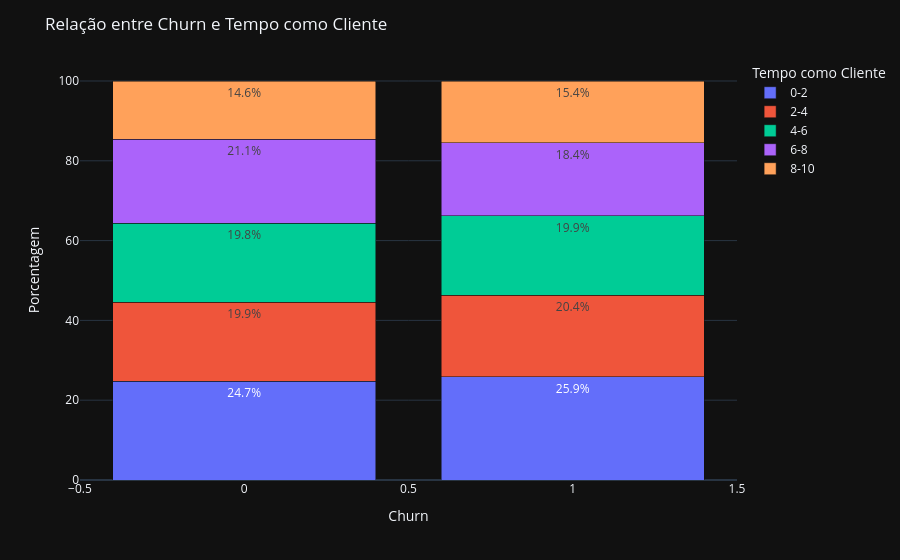

The notebook cell this image was saved under:
### Code cell
bins = list(range(0, int(df['Tenure'].max()) + 2, 2))
labels = [f'{i}-{i + 2}' for i in bins[:-1]]
df['Tenure_Bins'] = pd.cut(df['Tenure'], bins=bins, labels=labels, include_lowest=True)

df_grouped = df.groupby(['Exited', 'Tenure_Bins']).size().reset_index(name='count')
sexo_por_churn = df_grouped.groupby('Exited')['count'].transform('sum')
df_grouped['percent'] = (df_grouped['count'] / sexo_por_churn) * 100

# Cria gráfico de barras empilhadas
fig = px.bar(df_grouped, x='Exited', y='percent',
             color='Tenure_Bins',
             barmode='stack',
             text=df_grouped['percent'].map(lambda v: f'{v:.1f}%'),
             labels={'Exited': 'Churn', 'percent': 'Porcentagem', 'Tenure_Bins': 'Tempo como Cliente'})

fig.update_layout(title='Relação entre Churn e Tempo como Cliente',
                  yaxis_title='Porcentagem',
                  legend_title='Tempo como Cliente')
fig.show()

### Figure 1 — Plotly figure (JSON) as saved in the notebook; plotly's stock layout.template omitted (floating-point values rounded to 4 significant figures)
{"data": [{"hovertemplate": "Tempo como Cliente=0-2<br>Churn=%{x}<br>Porcentagem=%{y}<br>text=%{text}<extra></extra>", "legendgroup": "0-2", "marker": {"color": "#636efa", "pattern": {"shape": ""}}, "name": "0-2", "orientation": "v", "showlegend": true, "text": ["24.7%", "25.9%"], "textposition": "auto", "x": [0, 1], "xaxis": "x", "y": [24.71, 25.92], "yaxis": "y", "type": "bar"}, {"hovertemplate": "Tempo como Cliente=2-4<br>Churn=%{x}<br>Porcentagem=%{y}<br>text=%{text}<extra></extra>", "legendgroup": "2-4", "marker": {"color": "#EF553B", "pattern": {"shape": ""}}, "name": "2-4", "orientation": "v", "showlegend": true, "text": ["19.9%", "20.4%"], "textposition": "auto", "x": [0, 1], "xaxis": "x", "y": [19.87, 20.42], "yaxis": "y", "type": "bar"}, {"hovertemplate": "Tempo como Cliente=4-6<br>Churn=%{x}<br>Porcentagem=%{y}<br>text=%{text}<extra></extra>", "legendgroup": "4-6", "marker": {"color": "#00cc96", "pattern": {"shape": ""}}, "name": "4-6", "orientation": "v", "showlegend": true, "text": ["19.8%", "19.9%"], "textposition": "auto", "x": [0, 1], "xaxis": "x", "y": [19.77, 19.88], "yaxis": "y", "type": "bar"}, {"hovertemplate": "Tempo como Cliente=6-8<br>Churn=%{x}<br>Porcentagem=%{y}<br>text=%{text}<extra></extra>", "legendgroup": "6-8", "marker": {"color": "#ab63fa", "pattern": {"shape": ""}}, "name": "6-8", "orientation": "v", "showlegend": true, "text": ["21.1%", "18.4%"], "textposition": "auto", "x": [0, 1], "xaxis": "x", "y": [21.09, 18.36], "yaxis": "y", "type": "bar"}, {"hovertemplate": "Tempo como Cliente=8-10<br>Churn=%{x}<br>Porcentagem=%{y}<br>text=%{text}<extra></extra>", "legendgroup": "8-10", "marker": {"color": "#FFA15A", "pattern": {"shape": ""}}, "name": "8-10", "orientation": "v", "showlegend": true, "text": ["14.6%", "15.4%"], "textposition": "auto", "x": [0, 1], "xaxis": "x", "y": [14.57, 15.41], "yaxis": "y", "type": "bar"}], "layout": {"xaxis": {"anchor": "y", "domain": [0.0, 1.0], "title": {"text": "Churn"}}, "yaxis": {"anchor": "x", "domain": [0.0, 1.0], "title": {"text": "Porcentagem"}}, "legend": {"title": {"text": "Tempo como Cliente"}, "tracegroupgap": 0}, "margin": {"t": 60}, "barmode": "stack", "title": {"text": "Relação entre Churn e Tempo como Cliente"}}}
